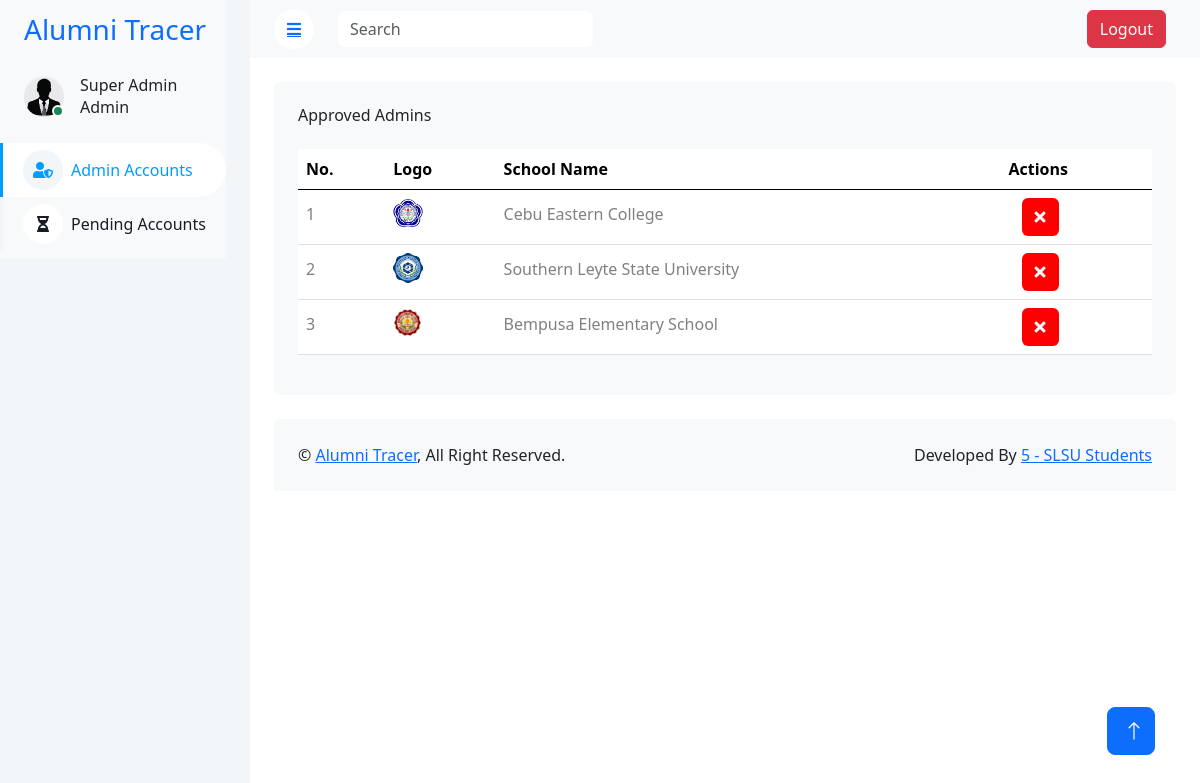
The app's page /SuperAdmin/superAdmin.php with its own data.
### tables this page shows
CREATE TABLE `e_schools` (
  `id` int(11) NOT NULL,
  `school_name` varchar(255) NOT NULL,
  `logo` varchar(255) NOT NULL,
  `confirm_status` varchar(255) NOT NULL
);

### SuperAdmin/superAdmin.php (the view, shortened to what this page needs)
<?php
    include("../connection/conn.php");
?>
<!DOCTYPE html>
<html lang="en">
<head>
    <link href="https://cdnjs.cloudflare.com/ajax/libs/font-awesome/5.10.0/css/all.min.css" rel="stylesheet">
    <link href="https://cdn.jsdelivr.net/npm/bootstrap-icons@1.4.1/font/bootstrap-icons.css" rel="stylesheet">
    <link href="../template/lib/owlcarousel/assets/owl.carousel.min.css" rel="stylesheet">
    <link href="lib../template/lib/tempusdominus/css/tempusdominus-bootstrap-4.min.css" rel="stylesheet" />
    <link href="../template/css/bootstrap.min.css" rel="stylesheet">
    <link href="../template/css/style.css" rel="stylesheet">
    <link href="https://cdn.jsdelivr.net/npm/bootstrap@5.3.3/dist/css/bootstrap.min.css" rel="stylesheet">
</head>
<body>
    <div class="container-xxl position-relative bg-white d-flex p-0">
        <div class="sidebar pe-4 pb-3">
            <nav class="navbar bg-light navbar-light">
                <a href="index.html" class="navbar-brand mx-4 mb-3">
                    <h3 class="text-primary"></i>Alumni Tracer</h3>
                </a>
                <div class="d-flex align-items-center ms-4 mb-4">
                    <div class="position-relative">
                        <img class="rounded-circle" src="pictures/default.jpg" alt="" style="width: 40px; height: 40px;">
                        <div class="bg-success rounded-circle border border-2 border-white position-absolute end-0 bottom-0 p-1"></div>
                    </div>
                    <div class="ms-3">
                        <h6 class="mb-0">Super Admin</h6>
                        <span>Admin</span>
                    </div>
                </div>
                <div class="navbar-nav w-100">
                    <a href="superAdmin.php" class="nav-item nav-link active"><i class="fa fa-user-shield me-2"></i>Admin Accounts</a>
                    <a href="pendingAdmin.php" class="nav-item nav-link"><i class="fa fa-hourglass-half me-2"></i>Pending Accounts</a>
                </div>
            </nav>
        </div>
        <div class="content">
            <nav class="navbar navbar-expand bg-light navbar-light sticky-top px-4 py-0">
                <a href="#" class="sidebar-toggler flex-shrink-0">
                    <i class="fa fa-bars"></i>
                </a>
                <form class="d-none d-md-flex ms-4">
                <input id="searchInput" class="form-control border-0" type="search" placeholder="Search">
                </form>
                <div class="navbar-nav align-items-center ms-auto">
                    <div class="nav-item dropdown">
                            <a href="../index.php" class = "btn btn-danger" style = "margin: 10px;">Logout</a>
                    </div>
                </div>
            </nav>
            <div class="container-fluid pt-4 px-4">
                <div class="row g-4">
                    <div class="col-12">
                        <div class="bg-light rounded h-100 p-4">
                            <h6 class="mb-4">Approved Admins</h6>
                            <div class="table-responsive">
                           <table class="table">
                                    <thead>
                                        <tr>
                                            <th scope="col">No.</th>
                                            <th scope="col">Logo</th>
                                            <th scope="col">School Name</th>
                                            <th scope="col">Actions</th>
                                        </tr>
                                    </thead>
                                    <tbody id="schoolTableBody">
                                            <?php
                                                $sqlGetSchool = "SELECT * FROM e_schools WHERE confirm_status = 'Approved'";
                                                $queryGetSchool = mysqli_query($conn, $sqlGetSchool);
                                                $number = 0;
                                                while ($getData = mysqli_fetch_assoc($queryGetSchool)) {
                                                    $number++;
                                                    $uniqueModalId = "modal" . $getData['id'];
                                            ?>
                                            <tr class="school-row">
                                                <th scope="row"><h6 style="color: grey; margin-top: 7px;"><?php echo $number; ?></h6></th>
                                                <td><img src="<?php echo $getData['logo']; ?>" alt="school logo" style="width: 30px; height: 30px;"></td>
                                                <td class="school-name"><h6 style="color: grey; margin-top: 7px;"><?php echo $getData['school_name']; ?></h6></td>
                                                <td>
                                                    <div>
                                                        <button type="button" class="btn" style="background-color: red; color: white; margin-left: 13px;" data-bs-toggle="modal" data-bs-target="#<?php echo $uniqueModalId; ?>">
                                                            <i class="fa fa-times"></i>
                                                        </button>
                                                    </div>
                                                </td>
                                            </tr>
                                            <?php
                                                }
                                            ?>
                                        </tbody>
                                </table>
                            </div>
                        </div>
                    </div>
                </div>
            </div>
            <div class="container-fluid pt-4 px-4">
                <div class="bg-light rounded-top p-4">
                    <div class="row">
                        <div class="col-12 col-sm-6 text-center text-sm-start">
                            &copy; <a href="../index.php">Alumni Tracer</a>, All Right Reserved.
                        </div>
                        <div class="col-12 col-sm-6 text-center text-sm-end">
                            Developed By <a href="#">5 - SLSU Students</a>
                        </div>
                    </div>
                </div>
            </div>
        </div>
        <a href="#" class="btn btn-lg btn-primary btn-lg-square back-to-top"><i class="bi bi-arrow-up"></i></a>
    </div>
</body>
</html>

### template/css/style.css (style rules this page uses)
:root { --primary: #009CFF; --light: #F3F6F9; --dark: #191C24; }
.back-to-top { position: fixed; display: none; right: 45px; bottom: 45px; z-index: 99; }
.btn { transition: .5s; }
.btn.btn-primary { color: #FFFFFF; }
.btn-lg-square { width: 48px; height: 48px; }
.btn-square, .btn-sm-square, .btn-lg-square { padding: 0; display: inline-flex; align-items: center; justify-content: center; font-weight: normal; border-radius: 50px; }
.sidebar { position: fixed; top: 0; left: 0; bottom: 0; width: 250px; height: 100vh; overflow-y: auto; background: var(--light); transition: 0.5s; z-index: 999; }
.content { margin-left: 250px; min-height: 100vh; background: #FFFFFF; transition: 0.5s; }
@media (min-width: 992px) { .sidebar { margin-left: 0; } }
@media (min-width: 992px) { .content { width: calc(100% - 250px); } }
.sidebar .navbar .navbar-nav .nav-link { padding: 7px 20px; color: var(--dark); font-weight: 500; border-left: 3px solid var(--light); border-radius: 0 30px 30px 0; outline: none; }
.sidebar .navbar .navbar-nav .nav-link:hover, .sidebar .navbar .navbar-nav .nav-link.active { color: var(--primary); background: #FFFFFF; border-color: var(--primary); }
.sidebar .navbar .navbar-nav .nav-link i { width: 40px; height: 40px; display: inline-flex; align-items: center; justify-content: center; background: #FFFFFF; border-radius: 40px; }
.sidebar .navbar .navbar-nav .nav-link:hover i, .sidebar .navbar .navbar-nav .nav-link.active i { background: var(--light); }
.content .navbar .sidebar-toggler, .content .navbar .navbar-nav .nav-link i { width: 40px; height: 40px; display: inline-flex; align-items: center; justify-content: center; background: #FFFFFF; border-radius: 40px; }

### records on screen
e_schools: logo (picture), school_name "Cebu Eastern College"
e_schools: logo (picture), school_name "Southern Leyte State University"
e_schools: logo (picture), school_name "Bempusa Elementary School"
